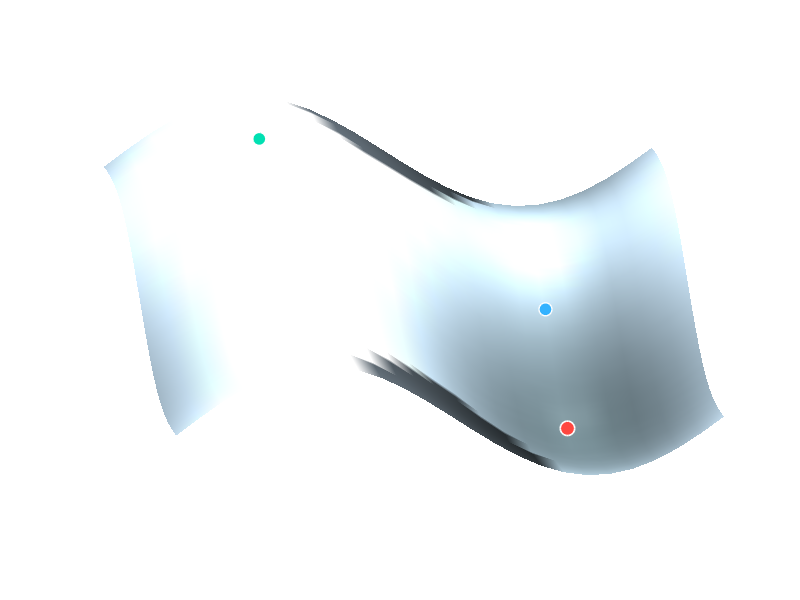

The MATLAB source for this figure: (Note: this script raises an error after producing the figure.)
%% 
clear;

% Reproducible random parameter control
random_mode = "load"; % "generate" or "load"
view_mode = "default"; % "default" or "z_axis"
z_rotation_deg = -150; % rotate camera around z axis (azimuth)
topdown_tilt_deg = 25; % increase elevation for a more top-down view
random_param_file = "PEL3D_random_params.mat";
pad_left = 50;
pad_right = 25;
pad_bottom = 20;
pad_top = 20;
N = 100;
if (1 + pad_left) > (N - pad_right) || (1 + pad_bottom) > (N - pad_top)
    error("Padding is too large and leaves an empty grid.");
end
x_vals = (1 + pad_left):(N - pad_right);
y_vals = (1 + pad_bottom):(N - pad_top);
[x, y] = meshgrid(x_vals, y_vals);
grid_rows = size(x, 1);
grid_cols = size(x, 2);

if random_mode == "load" && isfile(random_param_file)
    loaded_data = load(random_param_file, "random_params");
    random_params = loaded_data.random_params;
    if ~isfield(random_params, "N")
        error("Saved random parameters are missing field N.");
    end
    if random_params.N ~= N
        error("Saved random parameters use N=%d, but current N=%d.", random_params.N, N);
    end
    if ~isfield(random_params, "grid_rows") || ~isfield(random_params, "grid_cols") ...
            || random_params.grid_rows ~= grid_rows || random_params.grid_cols ~= grid_cols ...
            || ~isfield(random_params, "rand_term_1") || ~isfield(random_params, "rand_term_2") ...
            || ~isequal(size(random_params.rand_term_1), [grid_rows, grid_cols]) ...
            || ~isequal(size(random_params.rand_term_2), [grid_rows, grid_cols])
        warning("Saved random parameters are incompatible with current grid; regenerating.");
        random_params.rand_term_1 = rand(grid_rows, grid_cols);
        random_params.rand_term_2 = rand(grid_rows, grid_cols);
        random_params.N = N;
        random_params.grid_rows = grid_rows;
        random_params.grid_cols = grid_cols;
    end
else
    random_params.rand_term_1 = rand(grid_rows, grid_cols);
    random_params.rand_term_2 = rand(grid_rows, grid_cols);
    random_params.N = N;
    random_params.grid_rows = grid_rows;
    random_params.grid_cols = grid_cols;
end

z = ((sin(5*x./N)+1).*(cos(15*y./N)-1) + 10*random_params.rand_term_1)...
    .*((cos(5*y./N)-1).*(sin(15*x./N)+1) + 10*random_params.rand_term_2);

% Save the exact random values used in this run.
save(random_param_file, "random_params");

% z = ((sin(2*x./N)+1).*(cos(2*y./N)-1) + 2*rand(1, N))...
%     .*((cos(2*y./N)-1).*(sin(2*x./N)+1) + 2*rand(1, N));



zz = fft2(z);
zzz = zeros(size(z));
n = 2;
zzz(1:n, 1:n) = zz(1:n, 1:n);
z = ifft2(zzz);

z = real(z);
fig = figure("Color", [0.96 0.96 0.96]);
ax = axes(fig);
hold(ax, "on");
set(fig, "Renderer", "opengl");

% Smooth shaded surface with a subtle edge texture.
surf_obj = surf(ax, x, y, z, z, ...
    "EdgeColor", "none", ...
    "FaceColor", "interp", ...
    "FaceLighting", "gouraud", ...
    "SpecularStrength", 0.06, ...
    "SpecularExponent", 8, ...
    "DiffuseStrength", 0.86, ...
    "AmbientStrength", 0.52);

% Journal-style dark gray landscape with cool highlights near valleys.
gray_cmap = gray(256);
gray_cmap = 0.17 + 0.70 * gray_cmap;
cool_tint = [linspace(0.00, 0.02, 256)', ...
             linspace(0.06, 0.20, 256)', ...
             linspace(0.08, 0.36, 256)'];
landscape_cmap = min(gray_cmap + 0.55 * cool_tint, 1);
colormap(ax, landscape_cmap);

z_min = min(z(:));
z_max = max(z(:));
if z_max > z_min
    caxis(ax, [z_min, z_max]);
end

lighting(ax, "gouraud");
material(ax, [0.45 0.85 0.05 8 0.7]);
camlight(ax, "headlight");
camlight(ax, 35, 20);
camlight(ax, -60, -12);
if view_mode == "default"
    view(3);
elseif view_mode == "z_axis"
    view(2);
else
    error("Unknown view_mode: %s. Use 'default' or 'z_axis'.", view_mode);
end
[az, el] = view;
view(az + z_rotation_deg, min(el + topdown_tilt_deg, 89));
set(gcf, "Color", [0.96 0.96 0.96]);
axis(ax, "off");
axis(ax, "tight");

% Two initial points; minimum point will be computed from the surface
init_pt_1 = [69, 36];
init_pt_2 = [57, 46];

% Find the true minimum point on the current surface z
[min_z, min_idx] = min(z(:));
[min_row, min_col] = ind2sub(size(z), min_idx);
min_pt = [x(min_row, min_col), y(min_row, min_col)];

% Sample z from the current surface so markers/traces stay on the mesh
init_z_1 = interp2(x, y, z, init_pt_1(1), init_pt_1(2), "linear");
init_z_2 = interp2(x, y, z, init_pt_2(1), init_pt_2(2), "linear");
z_span = z_max - z_min;
if z_span <= 0
    z_span = 1;
end
trace_lift = 0.012 * z_span;
marker_lift = 0.018 * z_span;
trace_lift = 0.050 * z_span;
marker_lift = 0.040 * z_span;

% Mark the three points with solid clean markers.
mk1 = [0.00, 0.88, 0.70]; % teal
mk2 = [0.20, 0.70, 1.00]; % cyan-blue
mk3 = [1.00, 0.28, 0.25]; % red
scatter3(ax, init_pt_1(1), init_pt_1(2), init_z_1 + marker_lift, 90, mk1, ...
    "filled", "MarkerEdgeColor", [1 1 1], "LineWidth", 1.0);
scatter3(ax, init_pt_2(1), init_pt_2(2), init_z_2 + marker_lift, 90, mk2, ...
    "filled", "MarkerEdgeColor", [1 1 1], "LineWidth", 1.0);
scatter3(ax, min_pt(1), min_pt(2), min_z + marker_lift, 110, mk3, ...
    "filled", "MarkerEdgeColor", [1 1 1], "LineWidth", 1.2);

% Create two optimization traces on the surface
n_trace = 420;
t = linspace(0, 1, n_trace);

trace1_x = init_pt_1(1) + (min_pt(1) - init_pt_1(1)) * t;
trace1_y = init_pt_1(2) + (min_pt(2) - init_pt_1(2)) * t;
trace1_z = interp2(x, y, z, trace1_x, trace1_y, "makima");
if any(isnan(trace1_z))
    trace1_z = interp2(x, y, z, trace1_x, trace1_y, "linear");
end

trace2_x = init_pt_2(1) + (min_pt(1) - init_pt_2(1)) * t;
trace2_y = init_pt_2(2) + (min_pt(2) - init_pt_2(2)) * t;
trace2_z = interp2(x, y, z, trace2_x, trace2_y, "makima");
if any(isnan(trace2_z))
    trace2_z = interp2(x, y, z, trace2_x, trace2_y, "linear");
end

% Traces as pure solid strokes.
plot3(ax, trace1_x, trace1_y, trace1_z + trace_lift, "-", ...
    "Color", [0.06 0.95 0.78], "LineWidth", 3.1);
plot3(ax, trace2_x, trace2_y, trace2_z + trace_lift, "-", ...
    "Color", [0.24 0.80 1.00], "LineWidth", 3.1);

hold(ax, "off");
